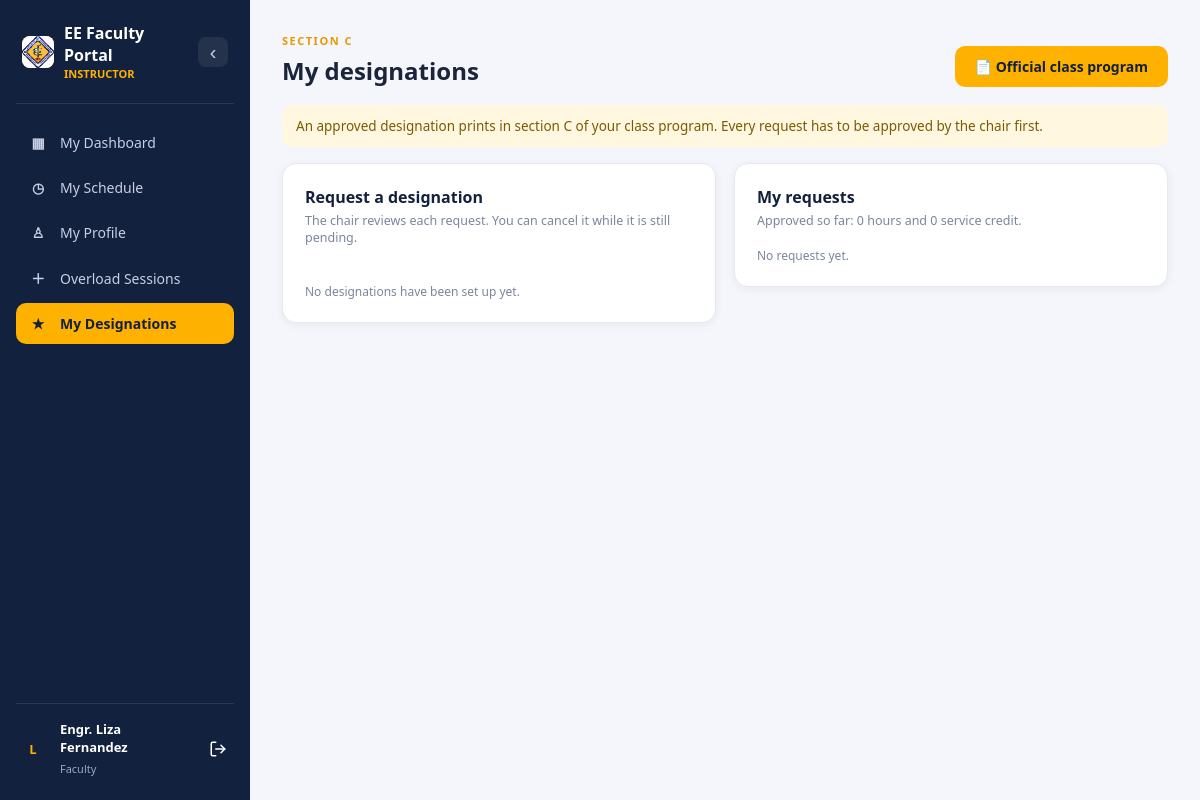
Before: /faculty/designations.php (signed in) with the older database file.
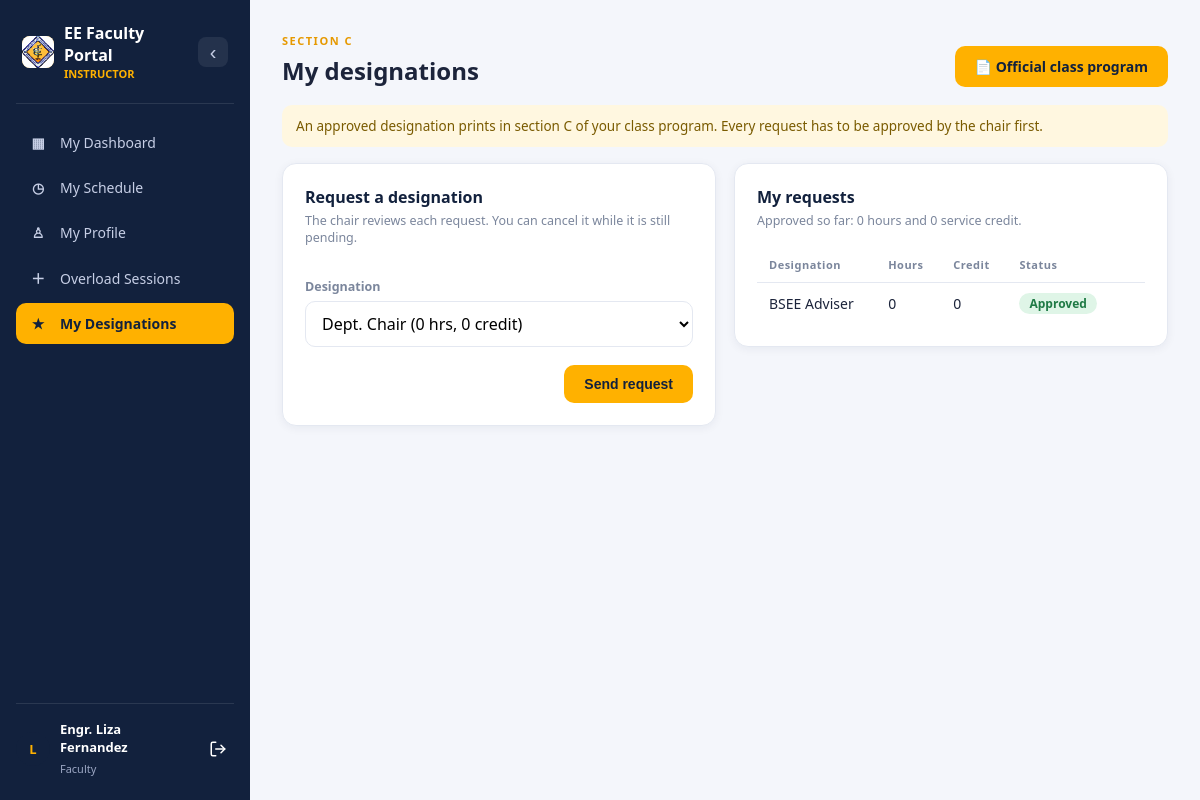
After: the same page with the newer database file.
### tables this page shows
CREATE TABLE `designations` (
  `designation_id` int(11) NOT NULL,
  `name` varchar(100) NOT NULL,
  `hours` decimal(4,1) NOT NULL DEFAULT 0.0,
  `service_credit` decimal(4,1) NOT NULL DEFAULT 0.0
);

CREATE TABLE `faculty_designations` (
  `fd_id` int(11) NOT NULL,
  `faculty_id` int(11) NOT NULL,
  `designation_id` int(11) NOT NULL,
  `status` enum('Pending','Approved','Rejected') NOT NULL DEFAULT 'Pending',
  `created_at` timestamp NOT NULL DEFAULT current_timestamp()
);

### includes/print_helpers.php (called while the page is built, shortened)
<?php
require_once __DIR__ . '/ui.php';
require_once __DIR__ . '/schedule_helpers.php';
function nf($n): string { $n = round((float)$n, 1); return $n == (int)$n ? (string)(int)$n : (string)$n; }
    $c = pcfg(); ?>

### includes/auth.php (called while the page is built, shortened)
<?php
function currentUserId(): int   { return (int)($_SESSION['user_id'] ?? 0); }

### includes/schedule_helpers.php (called while the page is built, shortened)
<?php
function loadInstructor(mysqli $c, int $id): array {
    $stmt = $c->prepare("SELECT faculty_id, username, faculty_name, specialty, available_days, available_from, available_to FROM faculty WHERE faculty_id = ?");
    $stmt->bind_param('i', $id);
    $stmt->execute();
    $row = $stmt->get_result()->fetch_assoc();
    return $row;
}

### includes/ui.php (called while the page is built, shortened)
<?php
if (!function_exists('h')) {
    function h($v) { return htmlspecialchars((string)$v, ENT_QUOTES, 'UTF-8'); }
}

### faculty/designations.php (the view, shortened to what this page needs)
<?php
require '../includes/auth.php';
require '../includes/ui.php';
require '../includes/print_helpers.php';
$conn = (new database())->connect();
$inst = loadInstructor($conn, currentUserId());
$fid  = (int)$inst['faculty_id'];
$all = $conn->query("SELECT designation_id, name, hours, service_credit FROM designations ORDER BY name")->fetch_all(MYSQLI_ASSOC);
$st = $conn->prepare("SELECT fd.fd_id, fd.designation_id, fd.status, d.name, d.hours, d.service_credit
                      FROM faculty_designations fd JOIN designations d ON d.designation_id = fd.designation_id
                      WHERE fd.faculty_id = ? ORDER BY fd.created_at DESC");
$st->bind_param('i', $fid); $st->execute();
$mine = $st->get_result()->fetch_all(MYSQLI_ASSOC);
$blocked = [];
foreach ($mine as $m) if ($m['status'] !== 'Rejected') $blocked[$m['designation_id']] = true;
$options = array_filter($all, fn($d) => !isset($blocked[$d['designation_id']]));
$apprHrs = 0.0; $apprCredit = 0.0;
foreach ($mine as $m) if ($m['status'] === 'Approved') { $apprHrs += (float)$m['hours']; $apprCredit += (float)$m['service_credit']; }
require '../includes/faculty_header.php';
?>
<section class="page-section">
<div class="section-heading">
    <div><span class="eyebrow">SECTION C</span><h2>My designations</h2></div>
    <a href="print.php" class="primary-btn" style="text-decoration:none">📄 Official class program</a>
</div>
<div class="ui-notice">An approved designation prints in section C of your class program. Every request has to be approved by the chair first.</div>
<div class="profile-grid">
  <form method="post" class="f-card f-form">
    <div><h3>Request a designation</h3><p class="f-sub">The chair reviews each request. You can cancel it while it is still pending.</p></div>
    <?php if (!$all): ?>
      <p class="f-hint">No designations have been set up yet.</p>
    <?php elseif (!$options): ?>
      <p class="f-hint">You already have, or have requested, every designation.</p>
    <?php else: ?>
    <div class="f-field"><label for="des">Designation</label>
      <select id="des" name="designation_id" required>
        <?php foreach ($options as $d): ?>
        <option value="<?= (int)$d['designation_id'] ?>"><?= h($d['name']) ?> (<?= nf($d['hours']) ?> hrs, <?= nf($d['service_credit']) ?> credit)</option>
        <?php endforeach; ?>
      </select></div>
    <div class="f-actions"><button type="submit" class="primary-btn">Send request</button></div>
    <?php endif; ?>
  </form>
  <div class="f-card">
    <h3>My requests</h3>
    <p class="f-sub">Approved so far: <?= nf($apprHrs) ?> hours and <?= nf($apprCredit) ?> service credit.</p>
    <?php if (!$mine): ?>
      <p class="f-hint">No requests yet.</p>
    <?php else: ?>
    <table class="ds-table">
      <tr><th>Designation</th><th>Hours</th><th>Credit</th><th>Status</th><th></th></tr>
      <?php foreach ($mine as $m): ?>
      <tr>
        <td><?= h($m['name']) ?></td><td><?= nf($m['hours']) ?></td><td><?= nf($m['service_credit']) ?></td>
        <td><span class="ds-badge <?= h(strtolower($m['status'])) ?>"><?= h($m['status']) ?></span></td>
        <td><?php if ($m['status'] === 'Pending'): ?>
        <?php endif; ?></td>
      </tr>
      <?php endforeach; ?>
    </table>
    <?php endif; ?>
  </div>
</div>
</section>
<?php require '../includes/footer.php'; ?>

Changed rows visible on the page:
added designations: service_credit "0"
added faculty_designations: designation.name "BSEE Adviser", designation.hours "0", designation.service_credit "0", status "Approved"
Other visible differences:
form field designation_id: (not shown) → "Dept. Chair (0 hrs, 0 credit)"
nf($apprHrs): "0" → (not shown)
nf($apprCredit): "0" → (not shown)
text no longer shown: "No designations have been set up yet. No requests yet."
text now shown: "Designation Send request Designation Hours Credit Status"
